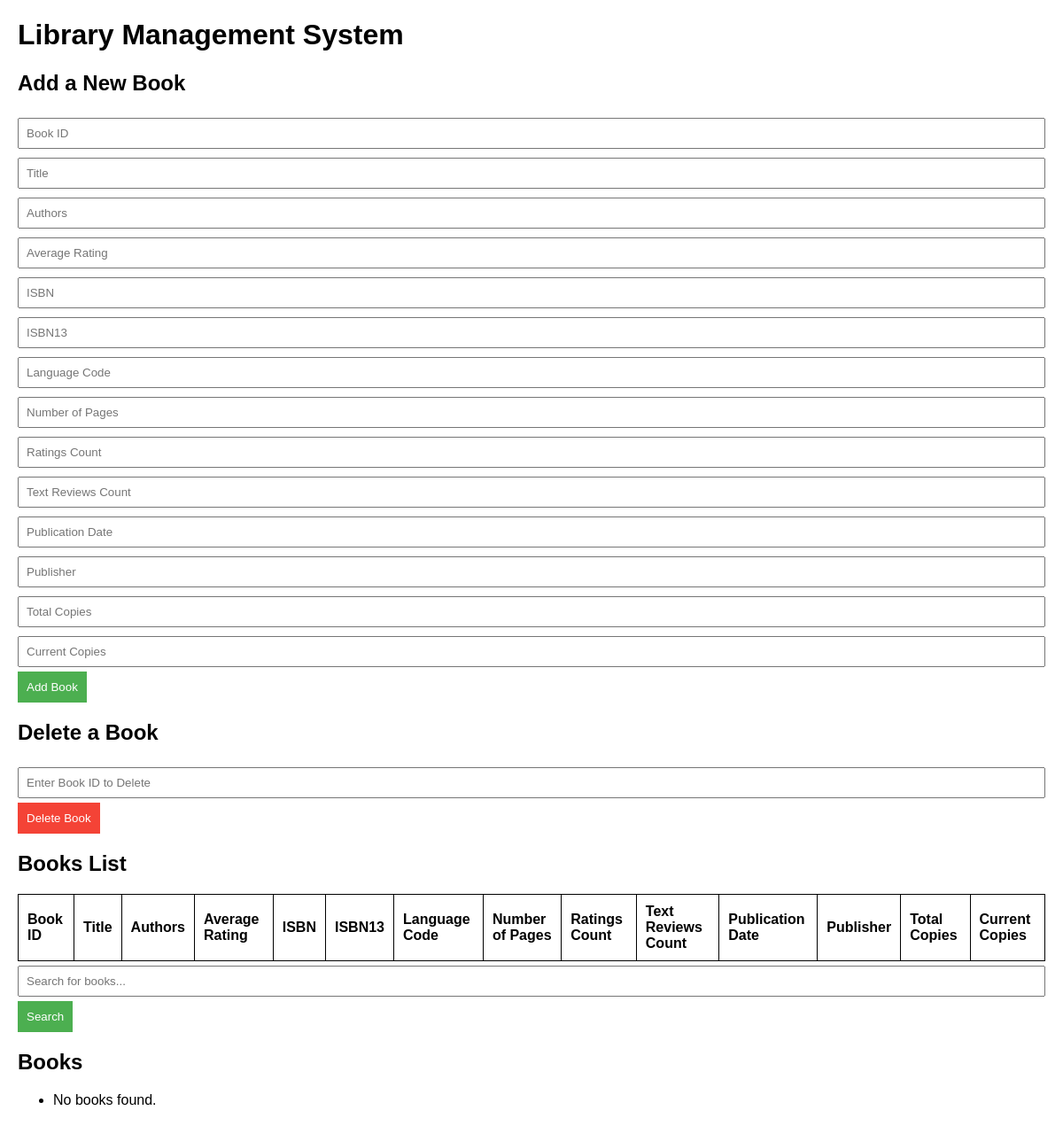
Before: / with the older database file.
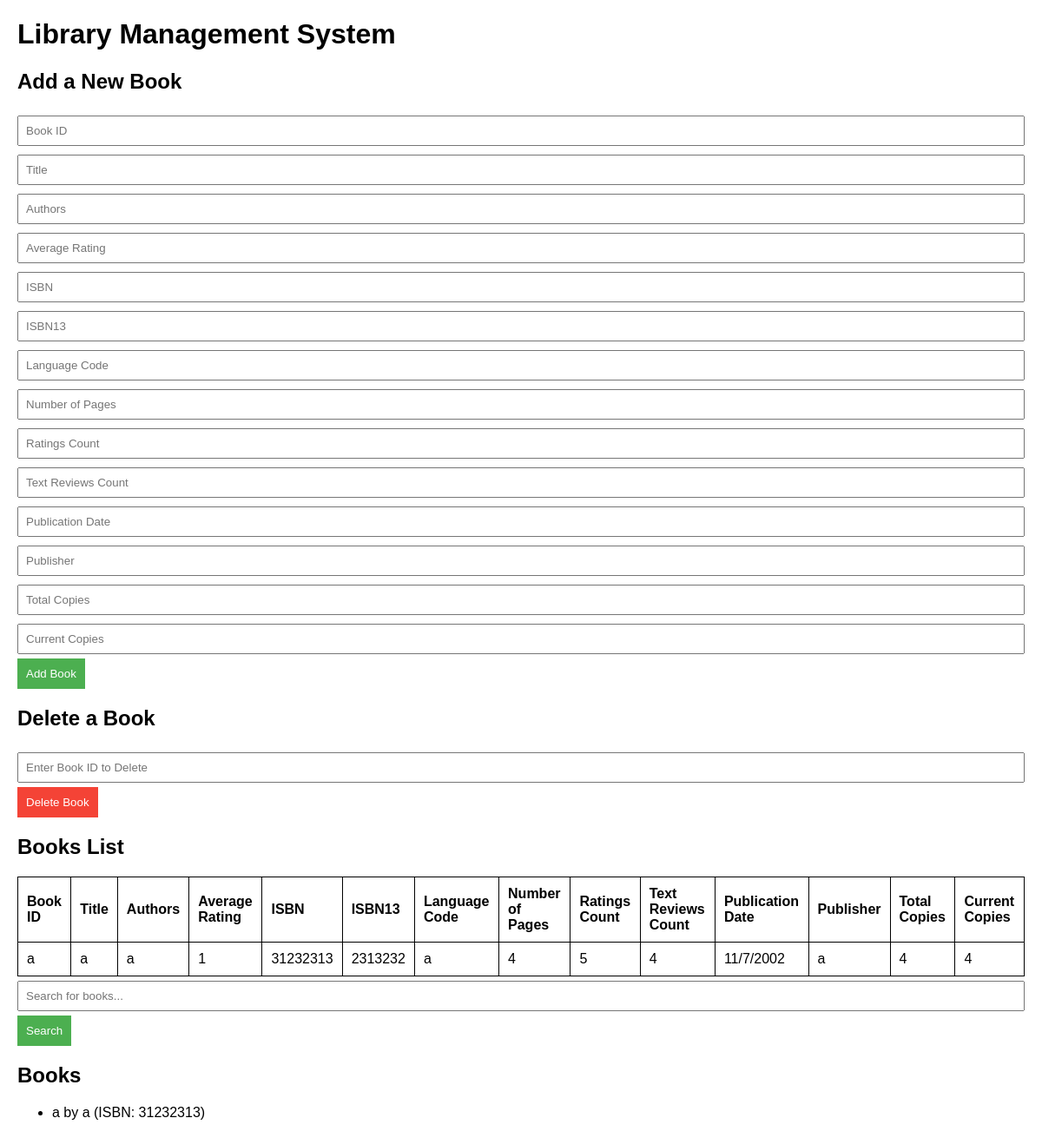
After: the same page with the newer database file.
### app.py (models this page shows)
class Books(db.Model):
    bookID = db.Column(db.String(250), primary_key=True, nullable=False)
    title = db.Column(db.String(250), nullable=False)
    authors = db.Column(db.String(250))
    average_rating = db.Column(db.String(250))
    isbn = db.Column(db.String(250))
    isbn13 = db.Column(db.String(250))
    language_code = db.Column(db.String(250))
    num_pages = db.Column(db.String(250))
    ratings_count = db.Column(db.String(250))
    text_reviews_count = db.Column(db.String(250))
    publication_date = db.Column(db.String(250))
    publisher = db.Column(db.String(250))
    no_of_copies_total = db.Column(db.Integer)
    no_of_copies_current = db.Column(db.Integer)

### app.py (the view)
@app.route('/')
def index():
    books = Books.query.all()
    return render_template('index.html', books=books)

### templates/index.html (shortened to what this page needs)
<!DOCTYPE html>
<html lang="en">
<head>
</head>
<body>
    <h1>Library Management System</h1>
    <form action="{{ url_for('add_book') }}" method="POST">
        <h2>Add a New Book</h2>
        <input type="text" name="bookID" placeholder="Book ID" required>
        <input type="text" name="title" placeholder="Title" required>
        <input type="text" name="authors" placeholder="Authors">
        <input type="text" name="average_rating" placeholder="Average Rating">
        <input type="text" name="isbn" placeholder="ISBN">
        <input type="text" name="isbn13" placeholder="ISBN13">
        <input type="text" name="language_code" placeholder="Language Code">
        <input type="text" name="num_pages" placeholder="Number of Pages">
        <input type="text" name="ratings_count" placeholder="Ratings Count">
        <input type="text" name="text_reviews_count" placeholder="Text Reviews Count">
        <input type="text" name="publication_date" placeholder="Publication Date">
        <input type="text" name="publisher" placeholder="Publisher">
        <input type="number" name="no_of_copies_total" placeholder="Total Copies" required>
        <input type="number" name="no_of_copies_current" placeholder="Current Copies" required>
        <button type="submit">Add Book</button>
    </form>
    <form action="{{ url_for('delete_book') }}" method="POST">
        <h2>Delete a Book</h2>
        <input type="text" name="bookID" placeholder="Enter Book ID to Delete" required>
        <button type="submit" class="delete-button">Delete Book</button>
    </form>
    <h2>Books List</h2>
    <table>
        <tr>
            <th>Book ID</th>
            <th>Title</th>
            <th>Authors</th>
            <th>Average Rating</th>
            <th>ISBN</th>
            <th>ISBN13</th>
            <th>Language Code</th>
            <th>Number of Pages</th>
            <th>Ratings Count</th>
            <th>Text Reviews Count</th>
            <th>Publication Date</th>
            <th>Publisher</th>
            <th>Total Copies</th>
            <th>Current Copies</th>
        </tr>
        {% for book in books %}
        <tr>
            <td>{{ book.bookID }}</td>
            <td>{{ book.title }}</td>
            <td>{{ book.authors }}</td>
            <td>{{ book.average_rating }}</td>
            <td>{{ book.isbn }}</td>
            <td>{{ book.isbn13 }}</td>
            <td>{{ book.language_code }}</td>
            <td>{{ book.num_pages }}</td>
            <td>{{ book.ratings_count }}</td>
            <td>{{ book.text_reviews_count }}</td>
            <td>{{ book.publication_date }}</td>
            <td>{{ book.publisher }}</td>
            <td>{{ book.no_of_copies_total }}</td>
            <td>{{ book.no_of_copies_current }}</td>
        </tr>
        {% endfor %}
    </table>
    <form action="{{ url_for('search') }}" method="get">
        <input type="text" name="query" placeholder="Search for books..." value="{{ request.args.get('query', '') }}">
        <button type="submit">Search</button>
    </form>
    <h2>Books</h2>
    <ul>
        {% for book in books %}
            <li>{{ book.title }} by {{ book.authors }} (ISBN: {{ book.isbn }})</li>
        {% else %}
            <li>No books found.</li>
        {% endfor %}
    </ul>
</body>
</html>

### templates/index.html (style rules this page uses)
body { font-family: Arial, sans-serif; margin: 20px; }
form { margin-bottom: 20px; }
input[type="text"], input[type="number"], input[type="date"] { margin: 5px 0; padding: 8px; width: 100%; box-sizing: border-box; }
button { padding: 10px; background-color: #4CAF50; color: white; border: none; cursor: pointer; }
table { width: 100%; border-collapse: collapse; }
table, th, td { border: 1px solid black; }
th, td { padding: 10px; text-align: left; }
.delete-button { background-color: #f44336; }

Changed rows visible on the page:
added Books: bookID "a", title "a", authors "a", average_rating "1", isbn "31232313", isbn13 "2313232", language_code "a", num_pages "4", ratings_count "5", text_reviews_count "4", publication_date "11/7/2002", publisher "a", no_of_copies_total "4", no_of_copies_current "4"
Other visible differences:
text no longer shown: "No books found."
